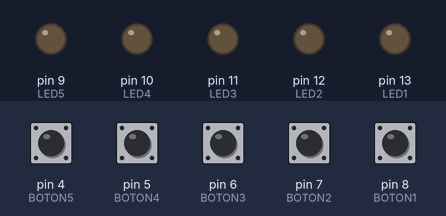
This sketch was run on a simulated Arduino Uno, built with avr-gcc and run on an emulated ATmega328P. Shown: output pins drawn as LEDs (lit = HIGH). The inputs (shaded band) are chosen by the test bench; at power-on: pin 4 (BOTON5), pin 5 (BOTON4), pin 6 (BOTON3), pin 7 (BOTON2), pin 8 (BOTON1) LOW.

Above: at 1.2 s.
1.3 s: pin 4 (BOTON5) pulled HIGH for 0.15 s
At 2.6 s:
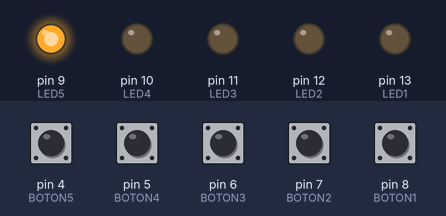
Timing chart, 0 to 12.8 s (numbered marks = the images above; inputs shaded):
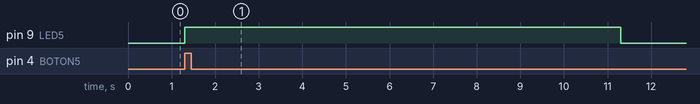

Measured:
- after the input at 1.3 s, pin 9 (LED5): LOW → HIGH at once, → LOW 10.0 s later

The sketch:

call_center.ino
```cpp
int LED1=13;
int LED2=12;
int LED3=11;
int LED4=10;
int LED5=9;

int BOTON1=8;
int BOTON2=7;
int BOTON3=6;
int BOTON4=5;
int BOTON5=4;

int val1;
int val2;
int val3;
int val4;
int val5;
int resp=0;

void setup(){
pinMode(LED1,OUTPUT);
pinMode(LED2,OUTPUT);
pinMode(LED3,OUTPUT);
pinMode(LED4,OUTPUT);
pinMode(LED5,OUTPUT);

pinMode(BOTON1,INPUT);
pinMode(BOTON2,INPUT);
pinMode(BOTON3,INPUT);
pinMode(BOTON4,INPUT);
pinMode(BOTON5,INPUT);

}
void loop(){
val1=digitalRead(BOTON1);
val2=digitalRead(BOTON2);
val3=digitalRead(BOTON3);
val4=digitalRead(BOTON4);
val5=digitalRead(BOTON5);

if(val1==HIGH){
digitalWrite(LED1,HIGH);
delay(10000);
digitalWrite(LED1,LOW);
resp=1;
}

if(val2==HIGH){
digitalWrite(LED2,HIGH);
delay(10000);
digitalWrite(LED2,LOW);
resp=2;
}

if(val3==HIGH){
digitalWrite(LED3,HIGH);
delay(10000);
digitalWrite(LED3,LOW);
resp=3;
}

if(val4==HIGH){
digitalWrite(LED4,HIGH);
delay(10000);
digitalWrite(LED4,LOW);
resp=4;
}

if(val5==HIGH){
digitalWrite(LED5,HIGH);
delay(10000);
digitalWrite(LED5,LOW);
resp=5;
}

}
```
